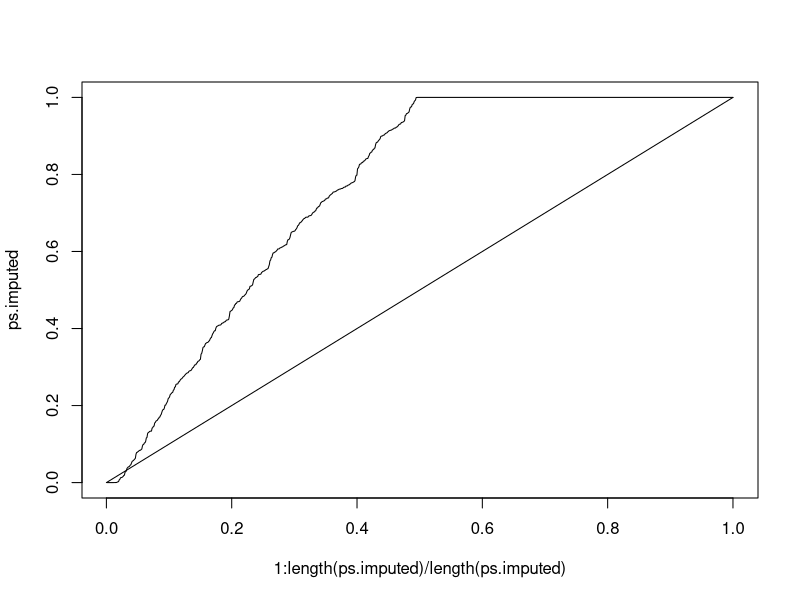

Source code (R):
# Charles Zheng
# p-values for imputed data

rdirichlet <- function(v) {
  ans <- v*0
  for (i in 1:dim(v)[1]) {
    ans[i,] <- rgamma(dim(v)[2], v[i,])
  }
  ans <- apply(ans, 2, function(v) {v / sum(v)})
  ans
}

rmultinom2 <- function(v,n) {
  ans <- v*0
  for (i in 1:dim(v)[2]) {
    ans[,i] <- rmultinom(1, size=n, prob=v[,i])
  }
  ans
}

# ttest for binomial data
bttest <- function(y1,y2,n) {
  vy1 <- y1 * (n-y1)/n
  vy2 <- y2 * (n-y2)/n
  st <- (y1-y2)/(sqrt(vy1+vy2))
  2 * dt(abs(st), 2*n-2)
}

bhq <- function(p.values, q.thres) {
  m.obs <- sum(!is.na(p.values))
  ind.obs <- which(!is.na(p.values))
  p.complete <- p.values[ind.obs]
  o.pc <- order(p.complete)
  ps.sorted <- sort(p.complete)
  q.values <- ps.sorted * m.obs / (1:m.obs)
  no.reject <- max(c(0,which(q.values < q.thres)))
  hs.rejected <- ind.obs[o.pc[1:no.reject]]
  if (no.reject==0) { hs.rejected=numeric() }
  hs.accepted <- ind.obs[o.pc[(no.reject+1):m.obs]]
  list(hs.rejected=hs.rejected, hs.accepted=hs.accepted)
}

# MODEL GENERATION PARAMETERS

# number of pairs
m <- 2000

# number of pairs distinct from control
m1 <- 200


# accuracy of imputation rule
rule.accuracy <- 0.4

# closeness of conditional probs for case and controls
case.control.closeness <- 100

# model parameters
control.probs <- rdirichlet(matrix(1,4,m))
case.probs <- control.probs
mix.probs <- rdirichlet(matrix(1,2,m1)) %x% matrix(1,2,1)
case.probs[,1:m1] <- rdirichlet(control.probs[,1:m1] * mix.probs * case.control.closeness)
if (rule.accuracy > 0) {
  impute.probs <- rdirichlet(control.probs*rule.accuracy)
}
if (rule.accuracy==0) {
  impute.probs <-  rdirichlet(matrix(1,4,m))
}
# conditional impute probs by x
cimpute.probs <- impute.probs
cimpute.probs[c(1,2),] <- apply(impute.probs[c(1,2),],2,function(v) {v/sum(v)})
cimpute.probs[c(3,4),] <- apply(impute.probs[c(3,4),],2,function(v) {v/sum(v)})



# DATA

# same sample size for each group
n <- 200

# number of observed SNPS
m.obs <- 1000

# indices of observed SNPS
ind.obs <- sort(sample(m, m.obs, F))

case.complete <- rmultinom2(case.probs,n)
control.complete <- rmultinom2(control.probs,n)

# observed matrix of pair counts
case.observed <- case.complete
control.observed <- control.complete
case.observed[,-ind.obs] <- NA
control.observed[,-ind.obs] <- NA

# observed marginal counts
case.x <- apply(case.complete[1:2,],2,sum)
control.x <- apply(control.complete[1:2,],2,sum)
case.y <- apply(case.observed[c(1,3),],2,sum)
control.y <- apply(control.observed[c(1,3),],2,sum)



# PROCEDURE

# parameters for procedure
# FDR threshold for complete data
q.thres <- 0.1

# impute missing sites
case.imputed <- matrix(0,4,m)
control.imputed <- matrix(0,4,m)
case.imputed[c(1,2),] <- t(case.x*t(cimpute.probs[c(1,2),]))
case.imputed[c(3,4),] <- t((n-case.x)*t(cimpute.probs[c(3,4),]))
control.imputed[c(1,2),] <- t(control.x*t(cimpute.probs[c(1,2),]))
control.imputed[c(3,4),] <- t((n-control.x)*t(cimpute.probs[c(3,4),]))

case.y.imputed <- apply(case.imputed[c(1,3),],2,sum)
control.y.imputed <- apply(control.imputed[c(1,3),],2,sum)

# get p-values for complete data
p.values <- numeric(m)+NA
for (i in ind.obs) {
  temp <- prop.test(matrix(c(case.y[i], control.y[i], n-case.y[i],n-control.y[i]),2,2),alternative="two.sided")$p.value
  if (is.na(temp)) { temp <- 1}
  p.values[i] <- temp
}


# get p-values for imputed data
p.values.imputed <- numeric(m)
for (i in 1:m) {
  p.values.imputed[i] <-prop.test(matrix(c(case.y.imputed[i], control.y.imputed[i], n-case.y.imputed[i],n-control.y.imputed[i]),2,2),alternative="two.sided")$p.value
}
p.values.imputed[is.na(p.values.imputed)] <- 1

# carry out BH(q) procedure on complete data
res <- bhq(p.values,q.thres)
hs.rejected <- res$hs.rejected
hs.accepted <- res$hs.accepted
sum(hs.rejected > m1)/length(hs.rejected)

# for fun, carry out BH(q) procedure on imputed data
res2 <- bhq(p.values.imputed, q.thres)
hs.r.imputed <- res2$hs.rejected
sum(hs.r.imputed > m1)/length(hs.r.imputed)

# find empirical distribution of imputed values for nulls
ps.imputed <- sort(p.values.imputed[hs.accepted])

plot(1:length(ps.imputed)/length(ps.imputed),ps.imputed,type="l"); lines(0:1,0:1)
